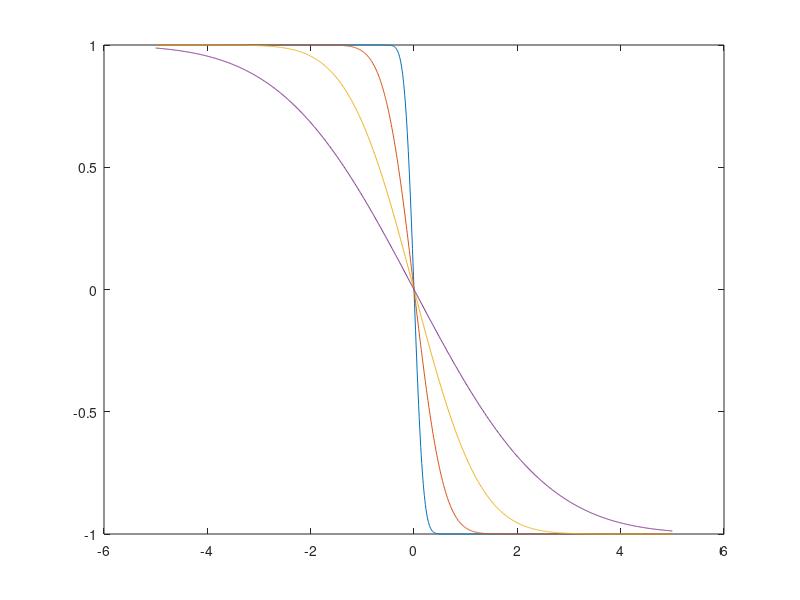

MATLAB code to generate this figure:
a = 1;
b = -1;
k = 1;
x = -5:.01:5;
for t = [.01, .1, .5, 2]
    u = 1/2*(b+a+b*erf(x/sqrt(4*k*t))-a*erf(x/sqrt(4*k*t)));
    plot(x, u);
    hold on;
end